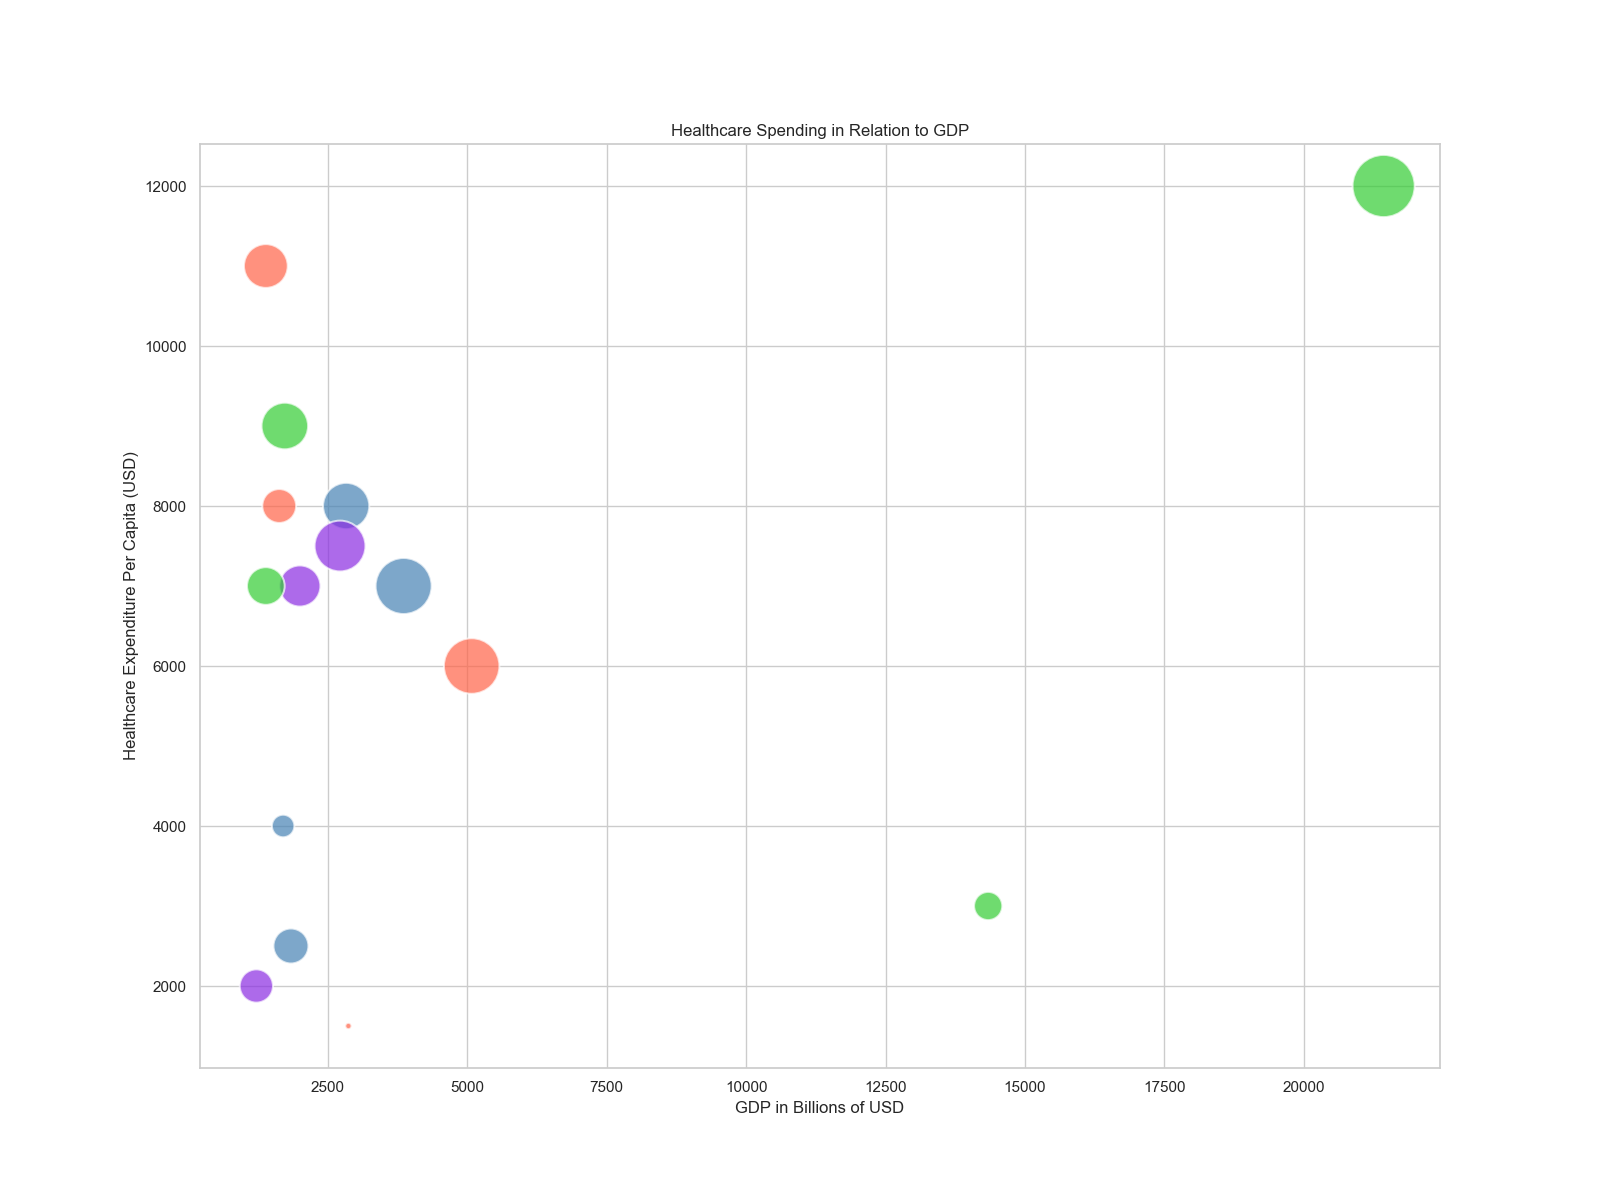

Write the Python code that produced this figure.

import seaborn as sns
import matplotlib.pyplot as plt
import pandas as pd

data = pd.DataFrame({
    'Country': ['United States', 'China', 'Japan', 'Germany', 'India',
                'United Kingdom', 'France', 'Brazil', 'Canada', 'Russia',
                'Australia', 'South Korea', 'Italy', 'Mexico', 'Spain'],
    'GDP_Billion': [21430, 14340, 5080, 3860, 2870, 2830, 2720, 1840, 1730, 1700, 1390, 1630, 2000, 1220, 1390],
    'Expenditure_Per_Capita': [12000, 3000, 6000, 7000, 1500, 8000, 7500, 2500, 9000, 4000, 11000, 8000, 7000, 2000, 7000],
    'Healthcare_Percentage': [16.8, 6.6, 10.9, 11.2, 3.6, 10.0, 11.1, 9.1, 10.4, 5.3, 9.3, 7.6, 8.8, 6.1, 8.5],
    'Population_Millions': [331, 1441, 126, 83, 1380, 68, 65, 213, 38, 146, 25, 52, 60, 129, 47]
})

# Calculate per capita healthcare expenditure
data['Healthcare_Expenditure_Per_Capita'] = data['GDP_Billion'] * data['Healthcare_Percentage'] * 1e9 / (data['Population_Millions'] * 1e6)

# Size for bubble
data['Healthcare_Ratio'] = data['Healthcare_Expenditure_Per_Capita'] / data['Expenditure_Per_Capita']

# Set style
sns.set(style='whitegrid')

# Create the bubble chart
plt.figure(figsize=(16, 12))
bubble = sns.scatterplot(data=data, x='GDP_Billion', y='Expenditure_Per_Capita',
                         size='Healthcare_Ratio', hue='Healthcare_Ratio',
                         palette=['#FF6347','#4682B4','#32CD32','#8A2BE2'],
                         legend=False, alpha=0.7, sizes=(20, 2000))

# Adjust the labels and title
plt.xlabel('GDP in Billions of USD')
plt.ylabel('Healthcare Expenditure Per Capita (USD)')
plt.title('Healthcare Spending in Relation to GDP')

# Show the plot
plt.show()
